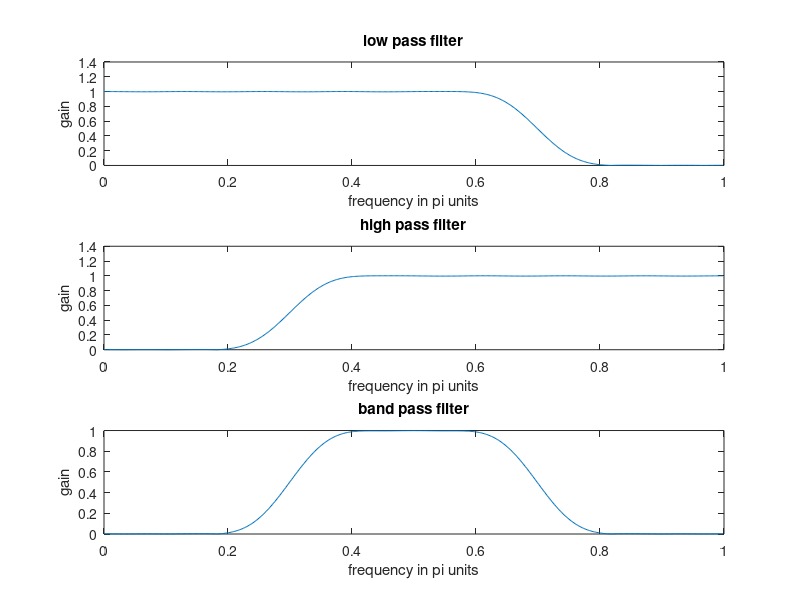

Reproduce this figure in MATLAB.
% Mohit Kumar SR No. - 19825
%  DSP Assignment 6
% Question 9 :Can we design a bandpass filter using only lowpass and highpass filters?
% Answer: Yes, it is possible to design a bandpass filter using only lowpass and 
% highpass filters by cascading the low pass filter with the high pass filter 
% and appropriately choosing the cut off frequencies of the two filters

clear all;
close all;
clc;
N=30;
Wn=[0.3 0.7];
lp=fir1(N,Wn(2)); % low pass filter
[g1,w1]=freqz(lp,1);
hp=fir1(N,Wn(1),'high'); % high pass filter
[g2,w2]=freqz(hp,1);
bp=conv(hp,lp);
[g3,w3]=freqz(bp,1); % band pass filter by cascading high pass and low pass filters

% plotting
subplot(311);
plot(w1/pi,abs(g1));
xlabel('frequency in pi units');
ylabel('gain');
title('low pass filter');
subplot(312);
plot(w2/pi,abs(g2));
xlabel('frequency in pi units');
ylabel('gain');
title('high pass filter');
subplot(313);
plot(w3/pi,abs(g3));
xlabel('frequency in pi units');
ylabel('gain');
title('band pass filter');

